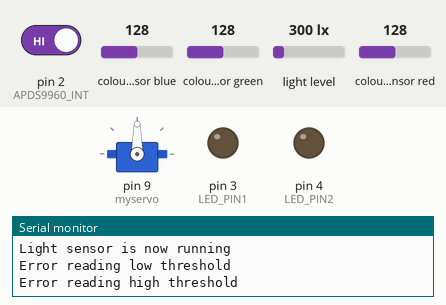
Recording of a sketch running on a simulated Arduino Uno, built for the host (arithmetic inside an expression is 32-bit, double 64-bit). Shown: servo, output pins drawn as LEDs (lit = HIGH), the last lines printed to the serial monitor. The inputs (shaded band) are chosen by the test bench; at power-on: pin 2 (APDS9960_INT) HIGH, colour sensor blue 128, colour sensor green 128, light level 300 lx, colour sensor red 128.

Above: at 1.8 s.
1.9 s: pin 2 (APDS9960_INT) driven LOW
At 2.3 s:
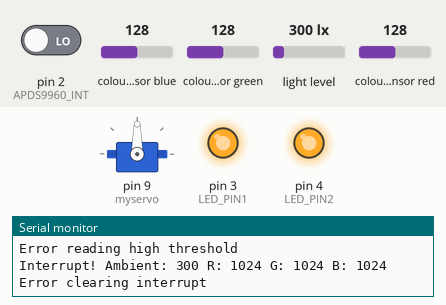
Timing chart, 0 to 4.9 s (numbered marks = the images above; inputs shaded):
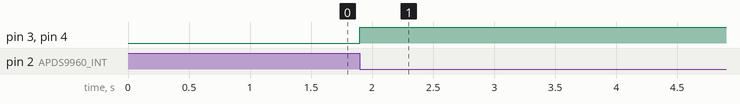

The sketch:

sourcecode.ino
```cpp
int data = 0;

#include <Servo.h>
#include <Wire.h>
#include <SparkFun_APDS9960.h>

#define APDS9960_INT    2
#define LED_PIN1         3
#define LED_PIN2         4

#define LIGHT_INT_HIGH  1000
#define LIGHT_INT_LOW   10

SparkFun_APDS9960 apds = SparkFun_APDS9960();
uint16_t ambient_light = 0;
uint16_t red_light = 0;
uint16_t green_light = 0;
uint16_t blue_light = 0;
int isr_flag = 0;
uint16_t threshold = 0;

Servo myservo;
int potpin = 0;
int val;

void setup() {
  pinMode(LED_PIN1, OUTPUT);
  pinMode(LED_PIN2, OUTPUT);
  pinMode(APDS9960_INT, INPUT);

  myservo.attach(9);
  Serial.begin(9600);

   Serial.println();
  Serial.println(F("-------------------------------------"));
  Serial.println(F("SparkFun APDS-9960 - Light Interrupts"));
  Serial.println(F("-------------------------------------"));

  attachInterrupt(0, interruptRoutine, FALLING);
   if ( apds.init() ) {
    Serial.println(F("APDS-9960 initialization complete"));
  } else {
    Serial.println(F("Something went wrong during APDS-9960 init!"));
  }

  if ( !apds.setLightIntLowThreshold(LIGHT_INT_LOW) ) {
    Serial.println(F("Error writing low threshold"));
  }
  if ( !apds.setLightIntHighThreshold(LIGHT_INT_HIGH) ) {
    Serial.println(F("Error writing high threshold"));
  }

  if ( apds.enableLightSensor(false) ) {
    Serial.println(F("Light sensor is now running"));
  } else {
    Serial.println(F("Something went wrong during light sensor init!"));
  }

  if ( !apds.getLightIntLowThreshold(threshold) ) {
    Serial.println(F("Error reading low threshold"));
  } else {
    Serial.print(F("Low Threshold: "));
    Serial.println(threshold);
  }

  if ( !apds.getLightIntHighThreshold(threshold) ) {
    Serial.println(F("Error reading high threshold"));
  } else {
    Serial.print(F("High Threshold: "));
    Serial.println(threshold);
  }

  if ( !apds.setAmbientLightIntEnable(1) ) {
    Serial.println(F("Error enabling interrupts"));
  }
  delay(500);
}

void loop() {

  if (Serial.available()) {
    data = Serial.read();
    Serial.println(data);
  }
  if (data == 49 )
  {
   myservo.write(0);
  }
  else if (data == 50)
  {
       myservo.write(90);
    }

  if ( isr_flag == 1 ) {
    if (  !apds.readAmbientLight(ambient_light) ||
          !apds.readRedLight(red_light) ||
          !apds.readGreenLight(green_light) ||
          !apds.readBlueLight(blue_light) ) {
      Serial.println("Error reading light values");
    } else {
      Serial.print("Interrupt! Ambient: ");
      Serial.print(ambient_light);
      Serial.print(" R: ");
      Serial.print(red_light);
      Serial.print(" G: ");
      Serial.print(green_light);
      Serial.print(" B: ");
      Serial.println(blue_light);
    }
    if(ambient_light <= 4500){
      digitalWrite(LED_PIN1, HIGH);
      digitalWrite(LED_PIN2, HIGH);
    } else {
      digitalWrite(LED_PIN1, LOW);
      digitalWrite(LED_PIN2, LOW);
    }

    isr_flag = 0;
    if ( !apds.clearAmbientLightInt() ) {
      Serial.println("Error clearing interrupt");
    }
  }
}

void interruptRoutine() {
  isr_flag = 1;
}
```

Measured:
- after the input at 1.9 s, pin 3 (LED_PIN1), pin 4 (LED_PIN2): LOW → HIGH at once
